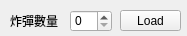
<?xml version="1.0" encoding="UTF-8"?>
<ui version="4.0">
 <class>MineAmountBoard</class>
 <widget class="QWidget" name="MineAmountBoard">
  <property name="geometry">
   <rect>
    <x>0</x>
    <y>0</y>
    <width>187</width>
    <height>36</height>
   </rect>
  </property>
  <property name="windowTitle">
   <string>Form</string>
  </property>
  <widget class="QLabel" name="label">
   <property name="geometry">
    <rect>
     <x>10</x>
     <y>10</y>
     <width>51</width>
     <height>21</height>
    </rect>
   </property>
   <property name="text">
    <string>炸彈數量</string>
   </property>
  </widget>
  <widget class="QSpinBox" name="spinBox">
   <property name="geometry">
    <rect>
     <x>70</x>
     <y>10</y>
     <width>42</width>
     <height>22</height>
    </rect>
   </property>
  </widget>
  <widget class="QPushButton" name="pushButton">
   <property name="geometry">
    <rect>
     <x>120</x>
     <y>10</y>
     <width>61</width>
     <height>21</height>
    </rect>
   </property>
   <property name="text">
    <string>Load</string>
   </property>
  </widget>
 </widget>
 <resources/>
 <connections/>
</ui>
